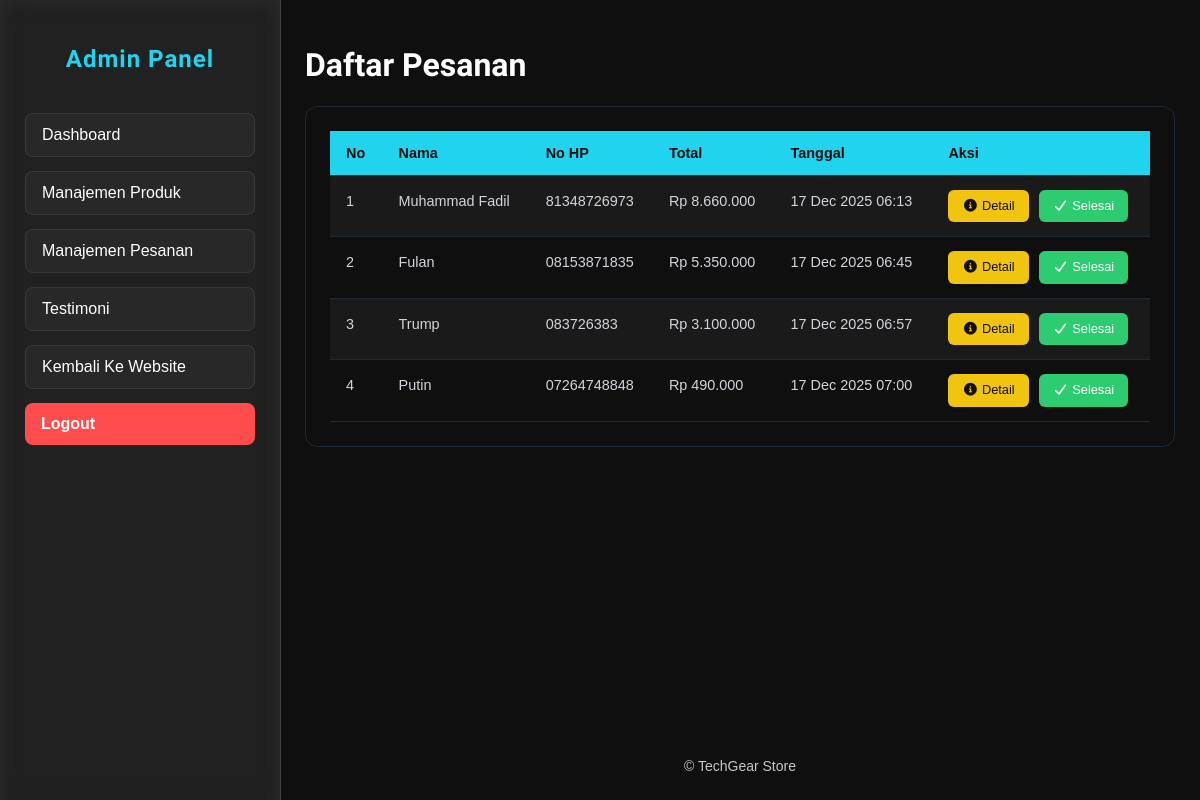
The app's page /pages/admin/manajemenPesanan.php (signed in), older data.
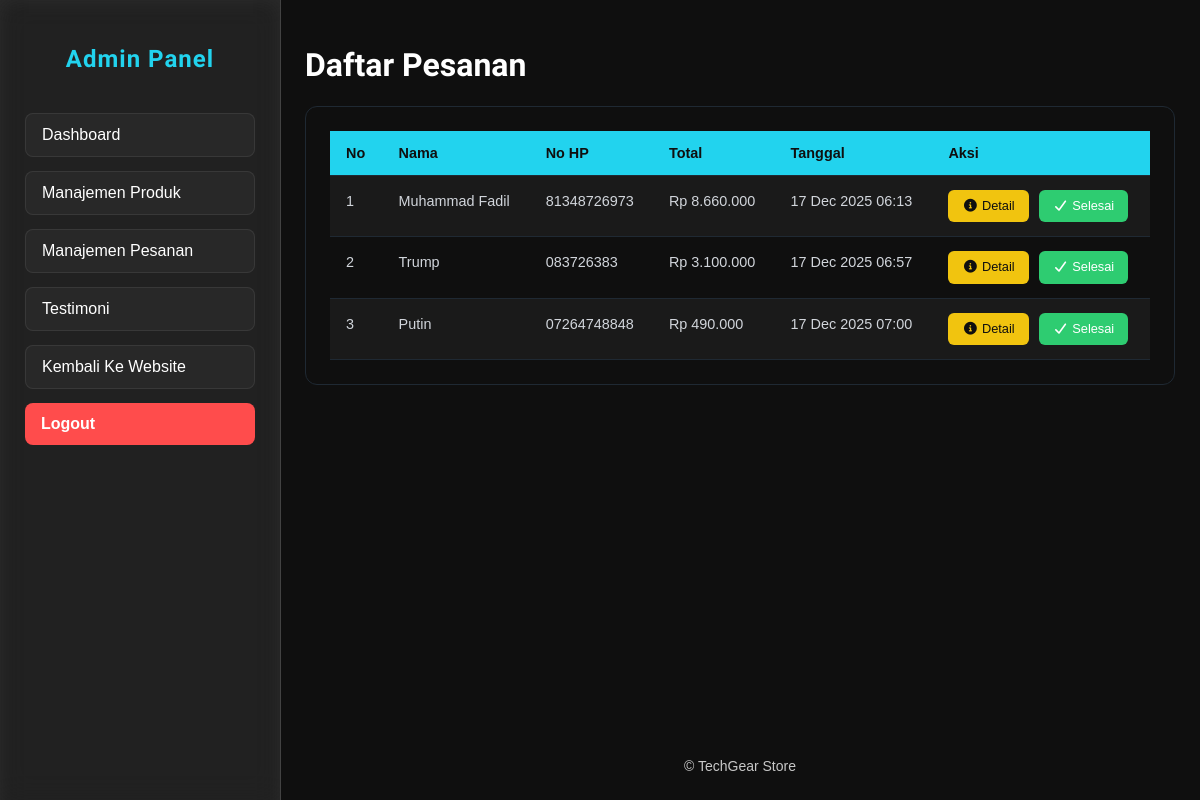
The same page, newer data.
### tables this page shows
CREATE TABLE `orders` (
  `id` int(11) NOT NULL,
  `customer_name` varchar(100) DEFAULT NULL,
  `phone` varchar(20) DEFAULT NULL,
  `address` text DEFAULT NULL,
  `total` int(11) DEFAULT NULL,
  `created_at` timestamp NOT NULL DEFAULT current_timestamp()
);

### pages/admin/manajemenPesanan.php (the view, shortened to what this page needs)
<?php
include '../../config/koneksi.php';
$pesanan = mysqli_query(
    $conn,
    "SELECT * FROM orders ORDER BY created_at ASC"
);
?>
<?php include 'metaAdmin.php'; ?>
<body>
    <?php include 'sidebar.php'; ?>
    <div class="main-content">
        <div class="content-wrapper">
            <header>
                <h1>Daftar Pesanan</h1>
            </header>
            <div class="table-wrapper">
                <table>
                    <tr>
                        <th>No</th>
                        <th>Nama</th>
                        <th>No HP</th>
                        <th>Total</th>
                        <th>Tanggal</th>
                        <th>Aksi</th>
                    </tr>
                    <?php
                    $no = 1;
                    if ($pesanan && mysqli_num_rows($pesanan) > 0) {
                        while ($p = mysqli_fetch_assoc($pesanan)) {
                    ?>
                            <tr>
                                <td><?= $no++; ?></td>
                                <td><?= htmlspecialchars($p['customer_name']); ?></td>
                                <td><?= htmlspecialchars($p['phone']); ?></td>
                                <td>Rp <?= number_format($p['total'], 0, ',', '.'); ?></td>
                                <td><?= date('d M Y H:i', strtotime($p['created_at'])); ?></td>
                                <td>
                                    <a class="action-btn info"
                                        href="detailPesanan.php?id=<?= $p['id']; ?>">
                                        <i class="fa-solid fa-circle-info"></i>
                                        Detail
                                    </a>
                                    <a class="action-btn done"
                                        href="../../controllers/deletePesanan.php?id=<?= $p['id']; ?>"
                                        onclick="return confirm('Konfirmasi pesanan telah selesai')">
                                        <i class="fa-solid fa-check"></i>
                                        Selesai
                                    </a>
                                </td>
                            </tr>
                        <?php
                        }
                    } ?>
                </table>
            </div>
        </div>
<?php include 'footerAdmin.php'; ?>

### pages/admin/metaAdmin.php (shortened to what this page needs)
<!DOCTYPE html>
<html lang="id">
<head>
    <link rel="stylesheet" href="../../assets/css/adminStyles/product.css">
    <link rel="stylesheet" href="../../assets/css/adminStyles/pesanan.css">
    <link rel="stylesheet" href="../../assets/css/adminStyles/login.css">
    <link rel="stylesheet" href="../../assets/css/adminStyles/global.css">
    <link rel="stylesheet" href="../../assets/css/adminStyles/dashboard.css">
    <link rel="stylesheet" href="../../assets/css/adminStyles/tambahEditProduk.css">
    <link rel="stylesheet" href="../../assets/css/adminStyles/testi.css">
    <link href="https://unpkg.com/aos@2.3.1/dist/aos.css" rel="stylesheet">
    <link rel="stylesheet" href="https://cdnjs.cloudflare.com/ajax/libs/font-awesome/7.0.1/css/all.min.css"
 />
</head>

### pages/admin/sidebar.php (shortened to what this page needs)
<sidebar>
    <div class="sidebar">
        <div class="menu-list">
            <h2>Admin Panel</h2>
            <ul >
                <li><a href="dashboard.php">Dashboard</a></li>
                <li><a href="manajemenProduct.php">Manajemen Produk</a></li>
                <li><a href="manajemenPesanan.php">Manajemen Pesanan</a></li>
                <li><a href="testimoni.php">Testimoni</a></li>
                <li><a href="../../index.php">Kembali Ke Website</a></li>
                <li><a href="../auth/logout.php" class="logout">Logout</a></li>
            </ul>
        </div>
    </div>
</sidebar>

### pages/admin/footerAdmin.php (shortened to what this page needs)
<footer>
    <p>&copy; <span id="year"></span> TechGear Store</p>
</footer>
</div>
</body>
</html>

### assets/css/adminStyles/pesanan.css (style rules this page uses)
.table-wrapper .action-btn { display: inline-flex; align-items: center; gap: 6px; padding: 6px 14px; border-radius: 6px; font-size: 0.8rem; font-weight: 500; text-decoration: none; transition: 0.2s; white-space: nowrap; }
.table-wrapper .action-btn.done { background: #2ecc71; color: #ffffff; }
.table-wrapper .action-btn.info { background:#f1c40f; color: var(--color-tertiary); }
.table-wrapper td .action-btn + .action-btn { margin-left: 6px; }

### assets/css/adminStyles/global.css (style rules this page uses)
:root { --color-primary: #22d3ee; --color-primary-hover: #a1e9f4; --color-secondary: #1a1a1a; --color-tertiary: #0f0f0f; --glass-bg: rgba(255, 255, 255, 0.08); --glass-border: rgba(255, 255, 255, 0.15); }
* { scroll-behavior: smooth; }
h1,h2,h3 { font-family: 'Orbitron', sans-serif; }
body { margin: 0; font-family: Arial, sans-serif; background-color: var(--color-tertiary); color: var(--color-text); }
.sidebar { width: 230px; height: 100vh; position: fixed; left: 0; top: 0; padding: 25px; background: var(--glass-bg); backdrop-filter: blur(14px); border-right: 1px solid var(--glass-border); box-shadow: inset 0 0 20px rgba(255,255,255,0.05); transition: 0.3s ease; }
.sidebar h2 { font-family: "Orbitron", sans-serif; color: var(--color-primary); text-align: center; margin-bottom: 40px; letter-spacing: 1px; }
.sidebar ul { padding: 0; list-style: none; }
.sidebar ul li { margin: 14px 0; }
.sidebar ul li a { padding: 12px 16px; display: block; text-decoration: none; color: white; font-weight: 500; border-radius: 8px; font-family: Arial, sans-serif; background: rgba(255,255,255,0.03); border: 1px solid rgba(255,255,255,0.08); transition: 0.3s ease; }
.sidebar ul li .logout { background: #ff4c4c; border: none; font-weight: bold; }
.main-content { margin-left: 280px; color: white; transition: 0.3s ease; min-height: 100vh; display: flex; flex-direction: column; padding: 0; }
.content-wrapper { padding: 25px 25px 0 25px; flex: 1; }
footer { text-align: center; padding: 12px 0; font-size: 14px; color: rgba(255, 255, 255, 0.77); }

### assets/css/adminStyles/testi.css (style rules this page uses)
.table-wrapper { background: var(--color-tertiary); padding: 24px; border-radius: 12px; border: 1px solid #1f2933; overflow-x: auto; }
.table-wrapper table { width: 100%; min-width: 600px; border-collapse: collapse; font-family: Arial, sans-serif; font-size: 0.9rem; color: #e5e7eb; }
.table-wrapper th { background: var(--color-primary); color: var(--color-tertiary); font-weight: 600; padding: 14px 16px; text-align: left; border-bottom: 1px solid #1f2933; }
.table-wrapper td { padding: 14px 16px; border-bottom: 1px solid #1f2933; color: #d1d5db; line-height: 1.6; vertical-align: top; word-break: break-word; max-width: 300px; }
.table-wrapper tr:nth-child(even) { background-color: var(--color-secondary); }
.table-wrapper .action-btn { display: inline-block; padding: 6px 14px; background: #dc2626; color: #ffffff; border-radius: 6px; font-size: 0.8rem; font-weight: 500; text-decoration: none; transition:0.2s; white-space: nowrap; }

Row changes from the older to the newer data that the page shows:
removed orders: customer_name "Fulan", phone "08153871835", total "5.350.000", created_at "17 Dec 2025 06:45"
